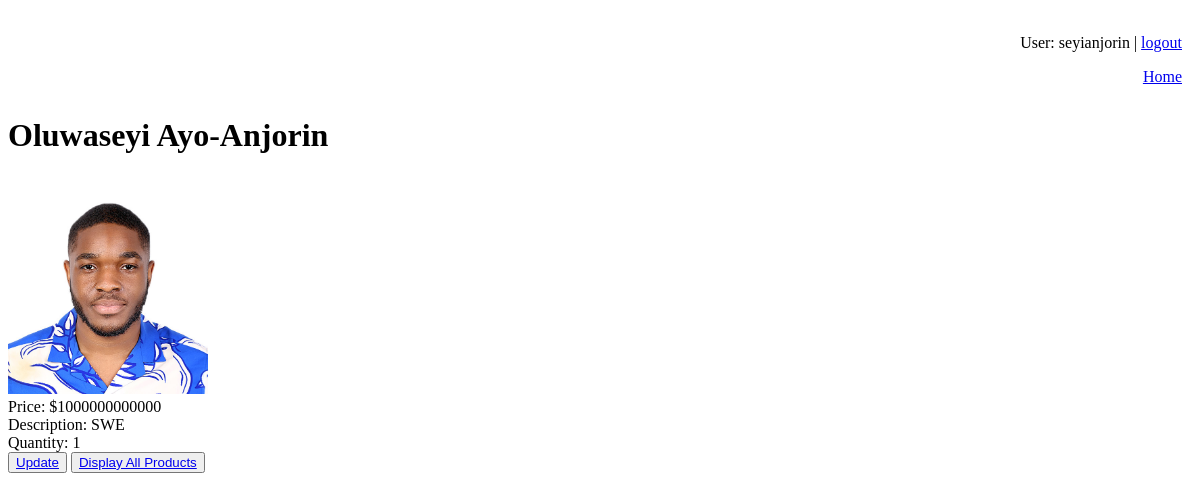
Page /product/27/ (signed in) on the committed database.
### product/models.py (models this page shows)
class Product(models.Model):
    name = models.CharField(max_length=50, null=False)
    price = models.IntegerField(null=False)
    description = models.CharField(max_length=200, null=False)
    quantity = models.IntegerField(null=False)
    user = models.ForeignKey(User, default=1, on_delete=models.CASCADE)
    image = models.ImageField(upload_to='product/', null=True, blank=True)
    def __str__(self):
        return self.name

### product/views.py (the view)
# urls.py: path('<int:pk>/', ProductDetail.as_view(), name='product_detail'),
class ProductDetail(DetailView):
    model = Product
    template_name = 'product/product_detail.html'
    context_object_name = 'product'

### templates/product/product_detail.html (shortened to what this page needs)
{% extends 'product/base.html' %}
{% block content %}
<h1>{{product}}</h1> <br>
{% if product.image %}
<img src="{{product.image.url}}" alt="some image" width="200" height="200"> <br>
{% endif %}
Price: ${{ product.price}} <br>
Description: {{product.description}} <br>
Quantity: {{product.quantity}} <br>
<button><a href="{% url 'product_update' product.id %}">Update</a></button>
<button><a href="{% url 'product_list' %}">Display All Products</a></button>
{% endblock %}

### templates/product/base.html (shortened to what this page needs)
<!DOCTYPE html>
{% load static %}
<html lang="en">
<head>
    <link rel="stylesheet" type="text/css" href="{% static 'base.css' %}">
</head>
<body>
<div id="header">
        {% block header %}
            {% if user.username %}
                <p>User: {{ user.username }} | <a href="{% url 'login' %}?next={{request.path}}">logout</a></p>
            {% else %}
                <p><a href="{% url 'login' %}?next={{request.path}}">login</a></p>
            {% endif %}
                <a href="{% url 'product_list' %}">Home</a>
        {% endblock %}
</div>
{% block content %} {% endblock %}
</body>
</html>

### product/static/base.css (style rules this page uses)
#header { margin: 0; padding: 10px; text-align: right; }

### rows in the picture
Product: name "Oluwaseyi Ayo-Anjorin", image (picture), price "1000000000000", description "SWE", quantity "1"

### other values in the picture
{{ user.username }} "seyianjorin"
